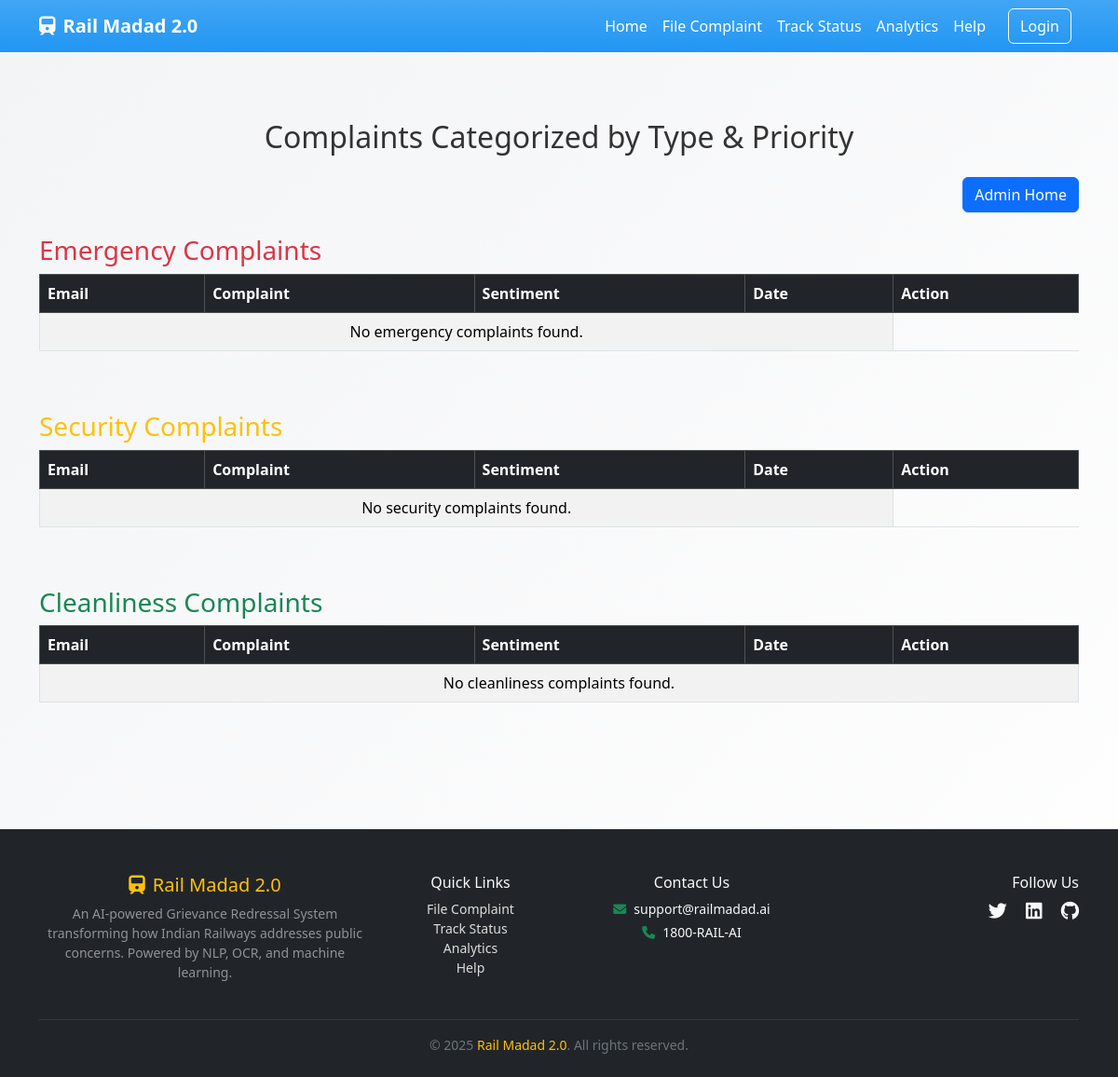
Page /classified/ on the earlier database version.
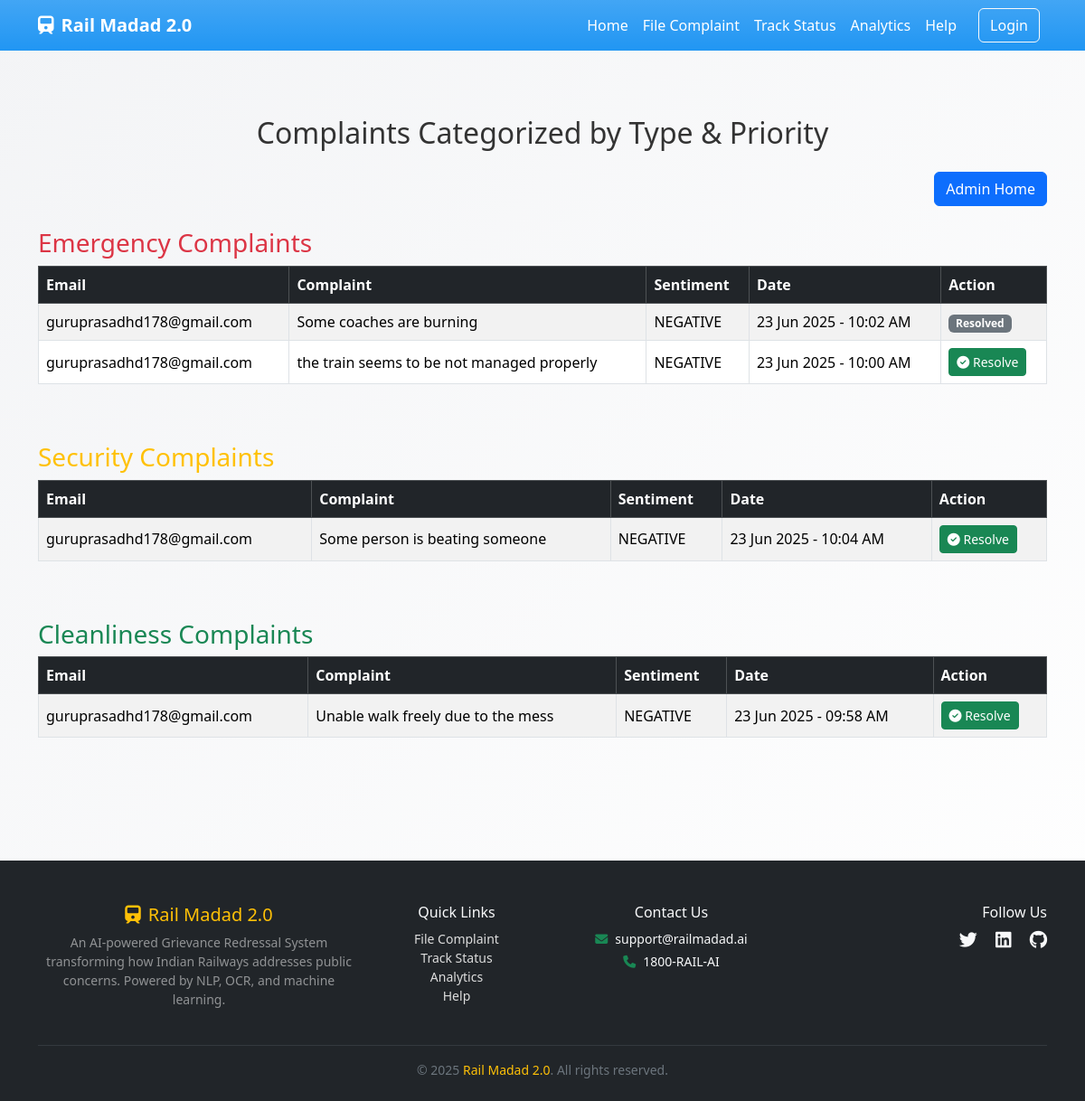
Same page on the later database version.
### RailApp/models.py (models this page shows, shortened)
class Complaint(models.Model):
    name = models.CharField(max_length=100, default="Anonymous")  # Optional name
    email = models.EmailField()
    phone = models.CharField(max_length=15)
    subject = models.CharField(max_length=200)
    complaint_text = models.TextField()
    category = models.CharField(max_length=100, default="Uncategorized")
    sentiment = models.CharField(max_length=100, default='none')
    image_classification = models.CharField(max_length=100, default='none')
    pnr_number = models.CharField(max_length=50, default='UNKNOWN')
    complaint_image = models.ImageField(upload_to='complaint_images/', blank=True, null=True)
    created_at = models.DateTimeField(auto_now_add=True)
    is_resolved = models.BooleanField(default=False)

### RailApp/views.py (the view)
# urls.py: path('classified/', views.classified, name='classified'),
def classified(request):
    cleanliness_complaints = Complaint.objects.filter(image_classification="cleanliness").order_by('-created_at')
    emergency_complaints = Complaint.objects.filter(image_classification="emergency").order_by('-created_at')
    security_complaints = Complaint.objects.filter(image_classification="security").order_by('-created_at')
    return render(request, 'classified.html', {
        'cleanliness_complaints': cleanliness_complaints,
        'emergency_complaints': emergency_complaints,
        'security_complaints': security_complaints,
    })

### RailApp/templates/classified.html (shortened to what this page needs)
{% extends "base.html" %}
{% block content %}
<div class="container py-5">
    <h2 class="text-center mb-4">Complaints Categorized by Type & Priority</h2>
    <div class="mb-4 text-end">
        <a href="{% url 'admin' %}" class="btn btn-primary">Admin Home</a>
    </div>
    <div class="category mb-5">
        <h3 class="text-danger">Emergency Complaints</h3>
        <div class="table-responsive">
            <table class="table table-bordered table-striped align-middle">
                <thead class="table-dark">
                    <tr>
                        <th>Email</th>
                        <th>Complaint</th>
                        <th>Sentiment</th>
                        <th>Date</th>
                        <th>Action</th>
                    </tr>
                </thead>
                <tbody>
                    {% for complaint in emergency_complaints %}
                    <tr>
                        <td>{{ complaint.email }}</td>
                        <td>{{ complaint.complaint_text|truncatechars:100 }}</td>
                        <td>{{ complaint.sentiment }}</td>
                        <td>{{ complaint.created_at|date:"d M Y - h:i A" }}</td>
                        <td>
                            {% if not complaint.is_resolved %}
                            <a href="{% url 'resolve_complaint' complaint.id %}" class="btn btn-success btn-sm">
                                <i class="fas fa-check-circle"></i> Resolve
                            </a>
                            {% else %}
                            <span class="badge bg-secondary">Resolved</span>
                            {% endif %}
                        </td>
                    </tr>
                    {% empty %}
                    <tr>
                        <td colspan="4" class="text-center">No emergency complaints found.</td>
                    </tr>
                    {% endfor %}
                </tbody>
            </table>
        </div>
    </div>
    <div class="category mb-5">
        <h3 class="text-warning">Security Complaints</h3>
        <div class="table-responsive">
            <table class="table table-bordered table-striped align-middle">
                <thead class="table-dark">
                    <tr>
                        <th>Email</th>
                        <th>Complaint</th>
                        <th>Sentiment</th>
                        <th>Date</th>
                        <th>Action</th>
                    </tr>
                </thead>
                <tbody>
                    {% for complaint in security_complaints %}
                    <tr>
                        <td>{{ complaint.email }}</td>
                        <td>{{ complaint.complaint_text|truncatechars:100 }}</td>
                        <td>{{ complaint.sentiment }}</td>
                        <td>{{ complaint.created_at|date:"d M Y - h:i A" }}</td>
                        <td>
                            {% if not complaint.is_resolved %}
                            <a href="{% url 'resolve_complaint' complaint.id %}" class="btn btn-success btn-sm">
                                <i class="fas fa-check-circle"></i> Resolve
                            </a>
                            {% else %}
                            <span class="badge bg-secondary">Resolved</span>
                            {% endif %}
                        </td>
                    </tr>
                    {% empty %}
                    <tr>
                        <td colspan="4" class="text-center">No security complaints found.</td>
                    </tr>
                    {% endfor %}
                </tbody>
            </table>
        </div>
    </div>
    <div class="category mb-5">
        <h3 class="text-success">Cleanliness Complaints</h3>
        <div class="table-responsive">
            <table class="table table-bordered table-striped align-middle">
                <thead class="table-dark">
                    <tr>
                        <th>Email</th>
                        <th>Complaint</th>
                        <th>Sentiment</th>
                        <th>Date</th>
                        <th>Action</th>
                    </tr>
                </thead>
                <tbody>
                    {% for complaint in cleanliness_complaints %}
                    <tr>
                        <td>{{ complaint.email }}</td>
                        <td>{{ complaint.complaint_text|truncatechars:100 }}</td>
                        <td>{{ complaint.sentiment }}</td>
                        <td>{{ complaint.created_at|date:"d M Y - h:i A" }}</td>
                        <td>
                            {% if not complaint.is_resolved %}
                            <a href="{% url 'resolve_complaint' complaint.id %}" class="btn btn-success btn-sm">
                                <i class="fas fa-check-circle"></i> Resolve
                            </a>
                            {% else %}
                            <span class="badge bg-secondary">Resolved</span>
                            {% endif %}
                        </td>
                    </tr>
                    {% empty %}
                    <tr>
                        <td colspan="5" class="text-center">No cleanliness complaints found.</td>
                    </tr>
                    {% endfor %}
                </tbody>
            </table>
        </div>
    </div>
</div>
{% endblock %}

### RailApp/templates/base.html (shortened to what this page needs)
{% load static %}
<!DOCTYPE html>
<html lang="en">
<head>
    <link href="https://cdn.jsdelivr.net/npm/bootstrap@5.3.3/dist/css/bootstrap.min.css" rel="stylesheet" />
    <link rel="stylesheet" href="https://cdnjs.cloudflare.com/ajax/libs/font-awesome/6.5.0/css/all.min.css" />
    <link rel="stylesheet" href="{% static 'css/style.css' %}" />
    <link href="https://cdnjs.cloudflare.com/ajax/libs/aos/2.3.4/aos.css" rel="stylesheet" />
</head>
<body>
    <nav class="navbar navbar-expand-lg navbar-dark bg-gradient sticky-top"
        style="background: linear-gradient(to right, #2196f3, #4caf50);background-color: #2196f3;">
        <div class="container">
            <a class="navbar-brand fw-bold" href="{% url 'index' %}">
                <i class="fas fa-train me-2"></i>Rail Madad 2.0
            </a>
            <div class="collapse navbar-collapse" id="navbarNav">
                <ul class="navbar-nav ms-auto mb-2 mb-lg-0">
                    <li class="nav-item">
                        <a class="nav-link" href="{% url 'index' %}">Home</a>
                    </li>
                    <li class="nav-item">
                        <a class="nav-link" href="{% url 'complaint' %}">File Complaint</a>
                    </li>
                    <li class="nav-item">
                        <a class="nav-link" href="{% url 'track' %}">Track Status</a>
                    </li>
                    <li class="nav-item">
                        <a class="nav-link" href="{% url 'analytics' %}">Analytics</a>
                    </li>
                    <li class="nav-item">
                        <a class="nav-link" href="{% url 'help' %}">Help</a>
                    </li>
                </ul>
                <div class="d-flex ms-3">
                    <a href="{% url 'login' %}" class="btn btn-outline-light me-2">Login</a>
                </div>
            </div>
        </div>
    </nav>
    <main class="py-4">
        {% block content %}
        {% endblock %}
    </main>
    <footer class="bg-dark text-light pt-5 pb-4 mt-auto">
        <div class="container">
            <div class="row gy-4">
                <div class="col-md-4">
                    <h5 class="text-warning"><i class="fas fa-train me-2"></i>Rail Madad 2.0</h5>
                    <p class="small text-white-50">
                        An AI-powered Grievance Redressal System transforming how Indian Railways addresses public
                        concerns. Powered by NLP, OCR, and machine learning.
                    </p>
                </div>
                <div class="col-md-2">
                    <h6 class="text-light">Quick Links</h6>
                    <ul class="list-unstyled small">
                        <li><a href="{% url 'complaint' %}" class="footer-link">File Complaint</a></li>
                        <li><a href="{% url 'track' %}" class="footer-link">Track Status</a></li>
                        <li><a href="{% url 'analytics' %}" class="footer-link">Analytics</a></li>
                        <li><a href="{% url 'help' %}" class="footer-link">Help</a></li>
                    </ul>
                </div>
                <div class="col-md-3">
                    <h6 class="text-light">Contact Us</h6>
                    <p class="small mb-1"><i class="fas fa-envelope me-2 text-success"></i>support@railmadad.ai</p>
                    <p class="small mb-0"><i class="fas fa-phone me-2 text-success"></i>1800-RAIL-AI</p>
                </div>
                <div class="col-md-3 text-md-end">
                    <h6 class="text-light">Follow Us</h6>
                    <a href="#" class="text-light me-3 footer-icon"><i class="fab fa-twitter fa-lg"></i></a>
                    <a href="#" class="text-light me-3 footer-icon"><i class="fab fa-linkedin fa-lg"></i></a>
                    <a href="#" class="text-light footer-icon"><i class="fab fa-github fa-lg"></i></a>
                </div>
            </div>
            <hr class="border-secondary mt-4" />
            <p class="text-center small text-secondary mb-0">
                &copy; 2025 <span class="text-warning">Rail Madad 2.0</span>. All rights reserved.
            </p>
        </div>
    </footer>
</body>
</html>

### RailApp/static/css/style.css (style rules this page uses)
body { font-family: 'Segoe UI', sans-serif; background: linear-gradient(135deg, #f3f4f6, #ffffff); color: #333; }
.navbar { background: linear-gradient(to right, #FF6B35, #F7931E); }
.navbar-brand, .nav-link, .btn { color: white !important; font-weight: 500; }
footer { background: #343a40; color: white; padding: 2rem 0; text-align: center; }
footer a { color: #f7931e; text-decoration: none; }
.footer-link { color: #ddd; text-decoration: none; transition: color 0.3s ease; }

Differences in the rows shown:
added Complaint: email "guruprasadhd178@gmail.com", complaint_text "Some coaches are burning", sentiment "NEGATIVE", created_at "23 Jun 2025 - 10:02 AM", is_resolved "Resolved", shown under "Emergency Complaints"
added Complaint: email "guruprasadhd178@gmail.com", complaint_text "the train seems to be not managed properly", sentiment "NEGATIVE", created_at "23 Jun 2025 - 10:00 AM", is_resolved False (drawn), shown under "Emergency Complaints"
added Complaint: email "guruprasadhd178@gmail.com", complaint_text "Some person is beating someone", sentiment "NEGATIVE", created_at "23 Jun 2025 - 10:04 AM", is_resolved False (drawn), shown under "Security Complaints"
added Complaint: email "guruprasadhd178@gmail.com", complaint_text "Unable walk freely due to the mess", sentiment "NEGATIVE", created_at "23 Jun 2025 - 09:58 AM", is_resolved False (drawn), shown under "Cleanliness Complaints"
Other differences:
text no longer shown: "No emergency complaints found. No security complaints found. No cleanliness complaints found."
